Frame 1 (no input): blank canvas, image omitted
Frame 60 (the mouse pressed at the canvas centre just before this capture): blank canvas, image omitted
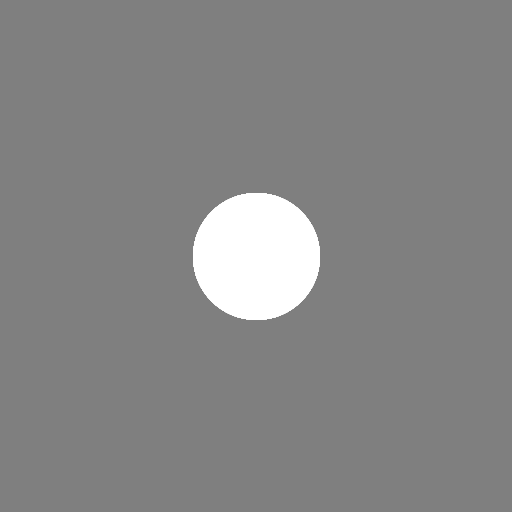
Frame 120 (the mouse held since frame 60 and released just before this capture)

The Processing sketch whose frames 1 and 60 were blank and that drew this single picture after the mouse press (run headless with seeded random() and noise(); from frame 60 on, the mouse is pressed at the canvas centre):

// Processing sketch: ANI2012A20_Trail1
// ── ANI2012A20_Trail1.pde
// ANI2012A20_Trail1.pde
// Animation d'une traînée lumineuse en fonction de la position courante du curseur.

// paramètres
int colorBack = 63;
int colorStroke = 255;

float radius = 127;

void setup()
{
  size(512, 512);
  frameRate(60);
}

void draw()
{
  noStroke();

  fade(1);

  // valider si un des boutons est appuyé
  if (mousePressed == true)
  {
    // configurer les paramètres de dessin
    strokeWeight(radius);
    stroke(colorStroke);

    // dessiner un point à la position courante du curseur
    point(mouseX, mouseY);
  }
}

void fade(float decay)
{
  rectMode(CORNER);
  noStroke();
  fill(colorBack, decay);
  rect(0, 0, width, height);
}
